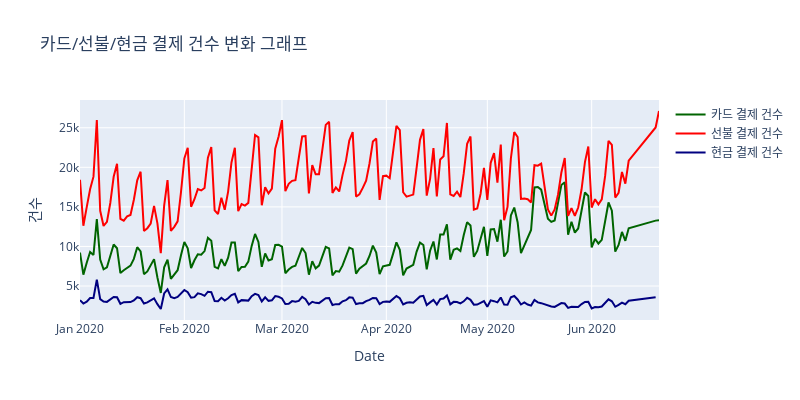

Notebook source saved alongside this figure:
### Code cell
# 그래프로 시각화 해주기

ax9 = go.Scatter(
    x = del_pay1["PROCESS_DT"],
    y = del_pay1['count'],
    name = "카드 결제 건수",
    mode = "lines",
    marker = dict(size=3, line=dict(width=1), color="darkgreen")
)

ax10 = go.Scatter(
    x = del_pay2["PROCESS_DT"],
    y = del_pay2['count'],
    name = "선불 결제 건수",
    mode = "lines",
    marker = dict(size=3, line=dict(width=1), color="red")
)

ax11 = go.Scatter(
    x = del_pay3["PROCESS_DT"],
    y = del_pay3['count'],
    name = "현금 결제 건수",
    mode = "lines",
    marker = dict(size=3, line=dict(width=1), color="navy")
)

# subplot
fig = tools.make_subplots(rows=1, cols=1)
fig.append_trace(ax9, 1, 1)
fig.append_trace(ax10, 1, 1)
fig.append_trace(ax11, 1, 1)

# 그래프 설명들 추가해주기
fig.update_xaxes(title_text="Date", row=1, col=1)
fig.update_yaxes(title_text="건수")

# 전체적인 layout
fig["layout"].update(height=400, width = 800, title = "카드/선불/현금 결제 건수 변화 그래프")

plotly.offline.iplot(fig)

### Figure 1 — Plotly figure (JSON) as saved in the notebook; plotly's stock layout.template omitted (floating-point values rounded to 4 significant figures; data arrays with more than 128 entries replaced by an {"elided": "..."} marker saying what was removed)
{"data": [{"marker": {"color": "darkgreen", "line": {"width": 1}, "size": 3}, "mode": "lines", "name": "카드 결제 건수", "type": "scatter", "x": {"elided": "165 str values"}, "xaxis": "x", "y": {"elided": "165 int values"}, "yaxis": "y"}, {"marker": {"color": "red", "line": {"width": 1}, "size": 3}, "mode": "lines", "name": "선불 결제 건수", "type": "scatter", "x": {"elided": "165 str values"}, "xaxis": "x", "y": {"elided": "165 int values"}, "yaxis": "y"}, {"marker": {"color": "navy", "line": {"width": 1}, "size": 3}, "mode": "lines", "name": "현금 결제 건수", "type": "scatter", "x": {"elided": "164 str values"}, "xaxis": "x", "y": {"elided": "164 int values"}, "yaxis": "y"}], "layout": {"height": 400, "title": {"text": "카드/선불/현금 결제 건수 변화 그래프"}, "width": 800, "xaxis": {"anchor": "y", "domain": [0, 1], "title": {"text": "Date"}}, "yaxis": {"anchor": "x", "domain": [0, 1], "title": {"text": "건수"}}}}
